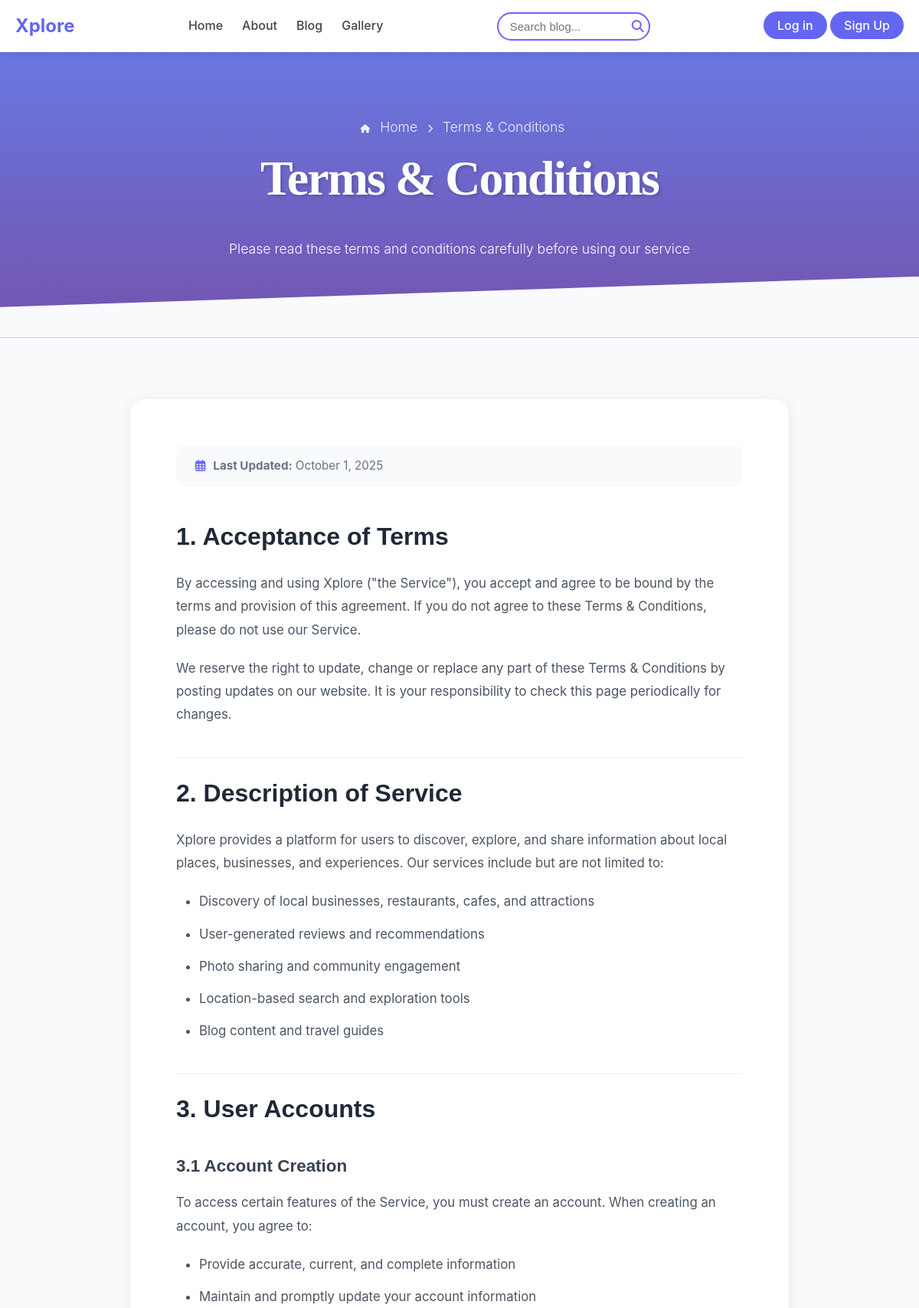
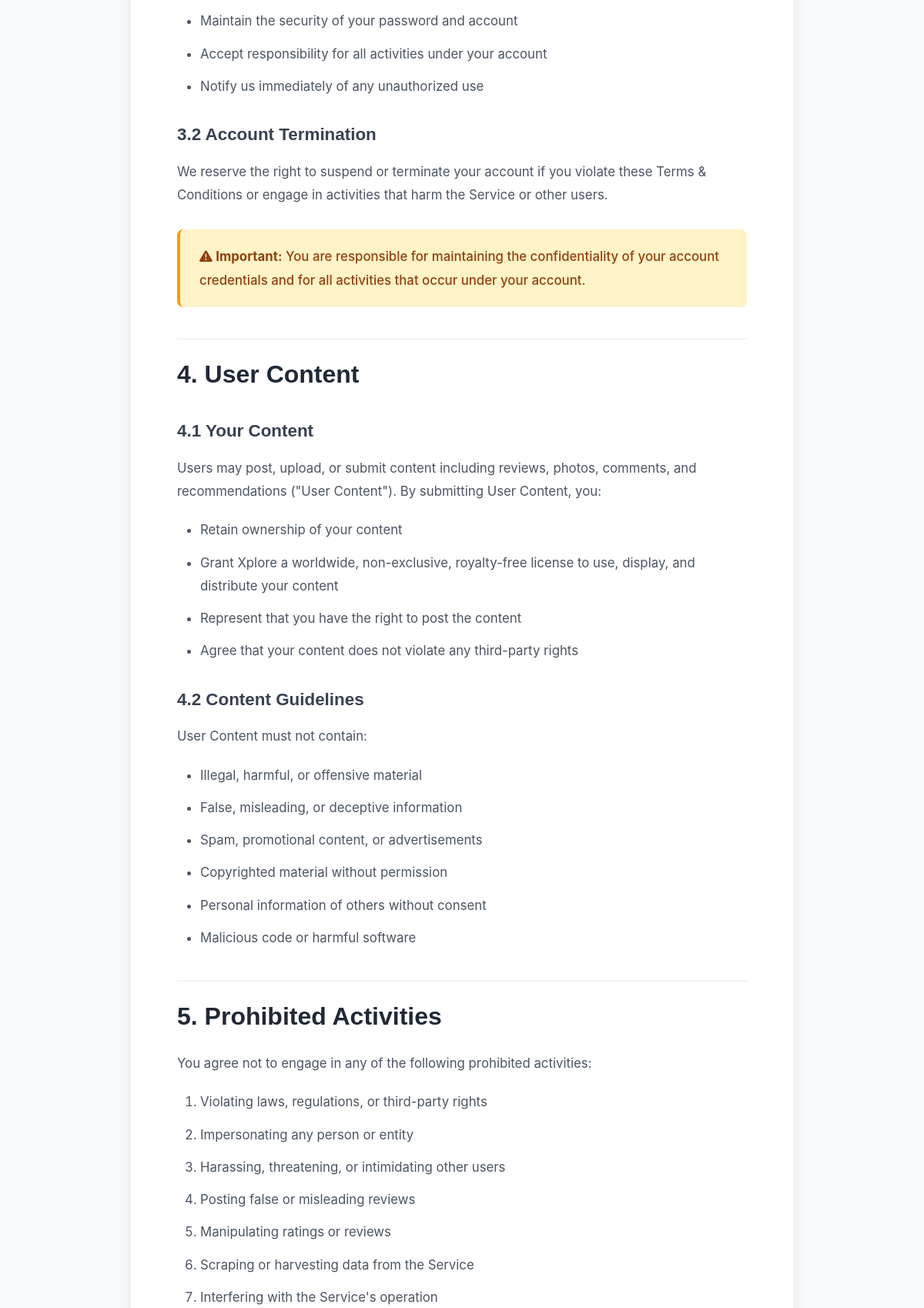
Page /terms-condition/ (upper part) on the committed database (2 pictures, top to bottom).
### website/models.py (models this page shows, shortened)
class Header(models.Model):
    logo_text = models.CharField(max_length=100, default="Xplore")
    url = models.URLField(max_length=200)
    show_login = models.BooleanField(default=True)
    show_signup = models.BooleanField(default=True)

class NavLink(models.Model):
    name = models.CharField(max_length=100)
    url = models.URLField(max_length=200)

### website/views.py (the view)
# urls.py: path("terms-condition/", views.terms_views, name="terms-condition"),
def terms_views(request):
    return render(request, "terms-condition.html", {})

### blog/context_processors.py (called while the page is built)
def get_categories(request):
    categories = Category.objects.all()
    return dict(categories=categories)

### website/context_processors.py (called while the page is built)
def common_data(request):
    return {
        "header_key": Header.objects.first(),
        "nav_key": NavLink.objects.all(),
        "brand": FooterBrand.objects.first(),
        "sections": FooterSection.objects.prefetch_related("links").all(),
    }

### website/templates/terms-condition.html (shortened to what this page needs)
{% extends "base.html" %}
{% load static %}
{% block content %}
    <div class="terms-page-wrapper">
        <section class="terms-hero-section">
            <p class="terms-breadcrumb">
                <i class="fas fa-home"></i> Home <i class="fas fa-chevron-right"></i> Terms & Conditions
            </p>
            <h1>Terms & Conditions</h1>
            <p>Please read these terms and conditions carefully before using our service</p>
        </section>
        <div class="terms-container">
            <div class="terms-content">
                <div class="terms-update-date">
                    <i class="far fa-calendar-alt"></i>
                    <span><strong>Last Updated:</strong> October 1, 2025</span>
                </div>
                <h2>1. Acceptance of Terms</h2>
                <p>By accessing and using Xplore ("the Service"), you accept and agree to be bound by the terms and provision of this agreement. If you do not agree to these Terms & Conditions, please do not use our Service.</p>
                <p>We reserve the right to update, change or replace any part of these Terms & Conditions by posting updates on our website. It is your responsibility to check this page periodically for changes.</p>
                <h2>2. Description of Service</h2>
                <p>Xplore provides a platform for users to discover, explore, and share information about local places, businesses, and experiences. Our services include but are not limited to:</p>
                <ul>
                    <li>Discovery of local businesses, restaurants, cafes, and attractions</li>
                    <li>User-generated reviews and recommendations</li>
                    <li>Photo sharing and community engagement</li>
                    <li>Location-based search and exploration tools</li>
                    <li>Blog content and travel guides</li>
                </ul>
                <h2>3. User Accounts</h2>
                <h3>3.1 Account Creation</h3>
                <p>To access certain features of the Service, you must create an account. When creating an account, you agree to:</p>
                <ul>
                    <li>Provide accurate, current, and complete information</li>
                    <li>Maintain and promptly update your account information</li>
                    <li>Maintain the security of your password and account</li>
                    <li>Accept responsibility for all activities under your account</li>
                    <li>Notify us immediately of any unauthorized use</li>
                </ul>
                <h3>3.2 Account Termination</h3>
                <p>We reserve the right to suspend or terminate your account if you violate these Terms & Conditions or engage in activities that harm the Service or other users.</p>
                <div class="terms-highlight">
                    <p><i class="fas fa-exclamation-triangle"></i> <strong>Important:</strong> You are responsible for maintaining the confidentiality of your account credentials and for all activities that occur under your account.</p>
                </div>
                <h2>4. User Content</h2>
                <h3>4.1 Your Content</h3>
                <p>Users may post, upload, or submit content including reviews, photos, comments, and recommendations ("User Content"). By submitting User Content, you:</p>
                <ul>
                    <li>Retain ownership of your content</li>
                    <li>Grant Xplore a worldwide, non-exclusive, royalty-free license to use, display, and distribute your content</li>
                    <li>Represent that you have the right to post the content</li>
                    <li>Agree that your content does not violate any third-party rights</li>
                </ul>
                <h3>4.2 Content Guidelines</h3>
                <p>User Content must not contain:</p>
                <ul>
                    <li>Illegal, harmful, or offensive material</li>
                    <li>False, misleading, or deceptive information</li>
                    <li>Spam, promotional content, or advertisements</li>
                    <li>Copyrighted material without permission</li>
                    <li>Personal information of others without consent</li>
                    <li>Malicious code or harmful software</li>
                </ul>
                <h2>5. Prohibited Activities</h2>
                <p>You agree not to engage in any of the following prohibited activities:</p>
                <ol>
                    <li>Violating laws, regulations, or third-party rights</li>
                    <li>Impersonating any person or entity</li>
                    <li>Harassing, threatening, or intimidating other users</li>
                    <li>Posting false or misleading reviews</li>
                    <li>Manipulating ratings or reviews</li>
                    <li>Scraping or harvesting data from the Service</li>
                    <li>Interfering with the Service's operation</li>
                </ol>
            </div>
        </div>
    </div>
{% endblock %}

### website/templates/partial/header.html (shortened to what this page needs)
<header class="site-header">
  <nav class="site-nav">
    <div class="site-logo">
      <a href="{{ header_key.url }}">{{ header_key.logo_text }}</a>
    </div>
    <ul class="site-nav-links" id="navMenu">
      {% for link in nav_key %}
      <li><a href="{{ link.url }}">{{ link.name }}</a></li>
      {% endfor %}
    </ul>
    <div class="site-search">
      <form method="GET" action="{% url 'search'%}">
        <input type="search" name="keyword" placeholder="Search blog..." required />
        <button type="submit" class="search-btn">
          <i class="fas fa-search"></i>
        </button>
      </form>
    </div>
    <div class="site-buttons">
      {% if not user.is_authenticated %}
      <a href="{% url 'login' %}" class="btn btn-primary">Log in</a>
      <a href="{% url 'signup' %}" class="btn btn-primary">Sign Up</a>
      {% else %}
      <span><a href="{% url 'dashboard' %}">Dashboard</a></span>
      <span><a href="{% url 'logout' %}">logout</a></span>
      {% endif %}
    </div>
  </nav>
</header>

### website/static/web_css/style.css (style rules this page uses)
* { margin: 0; padding: 0; box-sizing: border-box; }
body { font-family: 'Inter', -apple-system, BlinkMacSystemFont, 'Segoe UI', Roboto, sans-; line-height: 1.6; color: #333; }
.site-header { background: #fff; padding: 15px 0; box-shadow: 0 2px 10px rgba(0, 0, 0, 0.1); position: fixed; width: 100%; top: 0; z-index: 1000; }
.site-nav { max-width: 1200px; margin: 0 auto; padding: 0 20px; display: flex; align-items: center; justify-content: space-between; flex-wrap: wrap; }
.site-logo a { font-size: 24px; font-weight: 700; color: #6366f1; text-decoration: none; }
.site-nav-links { display: flex; list-style: none; gap: 25px; }
.site-nav-links li a { text-decoration: none; color: #444; font-weight: 500; transition: color 0.3s ease; }
.site-search { position: relative; max-width: 200px; width: 100%; }
.site-search form { position: relative; width: 100%; }
.site-search input { width: 100%; padding: 8px 38px 8px 15px; border: 2px solid #6c63ff; border-radius: 25px; outline: none; font-size: 15px; transition: all 0.3s ease; }
.site-search .search-btn { position: absolute; right: 8px; top: 50%; transform: translateY(-50%); background: none; border: none; cursor: pointer; padding: 0; }
.site-search .search-btn i { color: #6c63ff; font-size: 16px; transition: color 0.3s ease; }
.site-buttons a { background: #6366f1; color: #fff; padding: 8px 18px; border-radius: 25px; text-decoration: none; font-weight: 500; transition: background 0.3s ease; }
.btn { padding: 10px 20px; border-radius: 25px; text-decoration: none; font-weight: 600; transition: all 0.3s; border: none; cursor: pointer; }
.btn-primary { background: linear-gradient(135deg, #6366f1, #8b5cf6); color: white; }

### website/static/web_css/terms-condition.css (style rules this page uses)
.terms-page-wrapper { font-family: 'Inter', sans-serif; background: #f8fafc; }
.terms-hero-section { background-size: cover; background-position: center; padding: 150px 20px 100px; text-align: center; color: white; position: relative; }
.terms-hero-section::before { content: ''; position: absolute; bottom: 0; left: 0; right: 0; height: 80px; background: #f8fafc; clip-path: polygon(0 50%, 100% 0, 100% 100%, 0 100%); }
.terms-breadcrumb { font-size: 0.9rem; margin: 0 0 20px 0; opacity: 0.9; }
.terms-breadcrumb i { margin: 0 8px; font-size: 0.7rem; }
.terms-hero-section h1 { font-family: 'Playfair Display', serif; font-size: 4rem; font-weight: 800; margin: 0 0 25px 0; letter-spacing: -2px; text-shadow: 2px 2px 4px rgba(0, 0, 0, 0.2); }
.terms-hero-section p { font-size: 1.1rem; max-width: 750px; margin: 0 auto; line-height: 1.8; font-weight: 300; }
.terms-container { max-width: 900px; margin: 0 auto; padding: 80px 20px; }
.terms-content { background: white; padding: 60px; border-radius: 20px; box-shadow: 0 4px 20px rgba(0, 0, 0, 0.08); }
.terms-update-date { background: #f8fafc; padding: 15px 25px; border-radius: 12px; color: #6b7280; font-size: 0.95rem; margin-bottom: 40px; display: flex; align-items: center; gap: 10px; }
.terms-update-date i { color: #6366f1; }
.terms-content h2 { font-family: 'Poppins', sans-serif; font-size: 2rem; font-weight: 700; color: #1f2937; margin: 40px 0 20px 0; padding-top: 20px; border-top: 2px solid #f3f4f6; }
.terms-content h2:first-of-type { margin-top: 0; padding-top: 0; border-top: none; }
.terms-content h3 { font-family: 'Poppins', sans-serif; font-size: 1.4rem; font-weight: 600; color: #374151; margin: 30px 0 15px 0; }
.terms-content p { color: #4b5563; line-height: 1.8; margin: 0 0 20px 0; font-size: 1.05rem; }
.terms-content ul, .terms-content ol { margin: 0 0 25px 0; padding-left: 30px; }
.terms-content li { color: #4b5563; line-height: 1.8; margin-bottom: 12px; font-size: 1.05rem; }
.terms-highlight { background: #fef3c7; border-left: 4px solid #f59e0b; padding: 20px 25px; margin: 30px 0; border-radius: 8px; }
.terms-highlight p { margin: 0; color: #92400e; font-weight: 500; }

### rows in the picture
Header: logo_text "Xplore"
NavLink: name "Home"
NavLink: name "About"
NavLink: name "Blog"
NavLink: name "Gallery"
